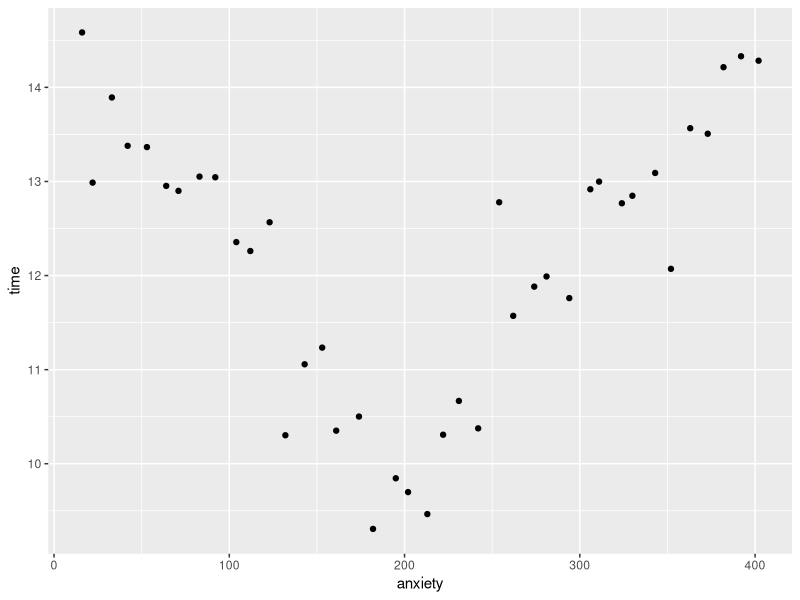
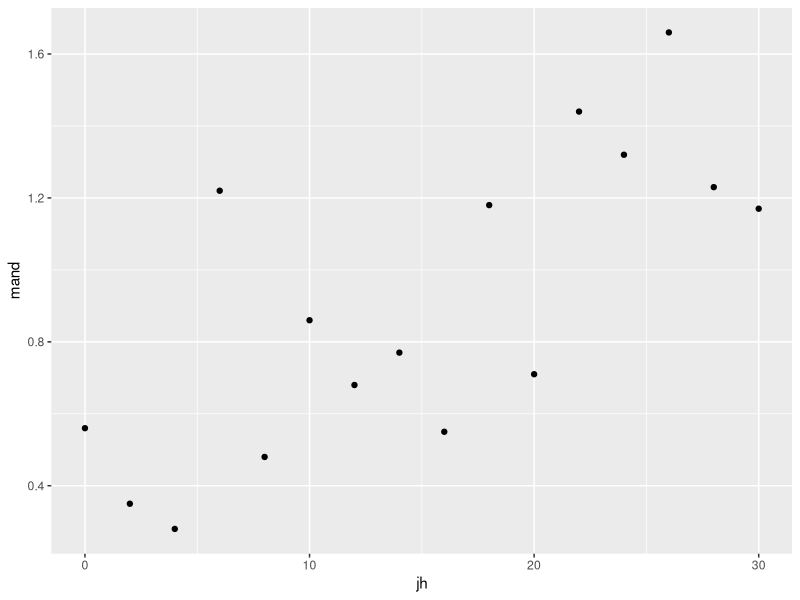
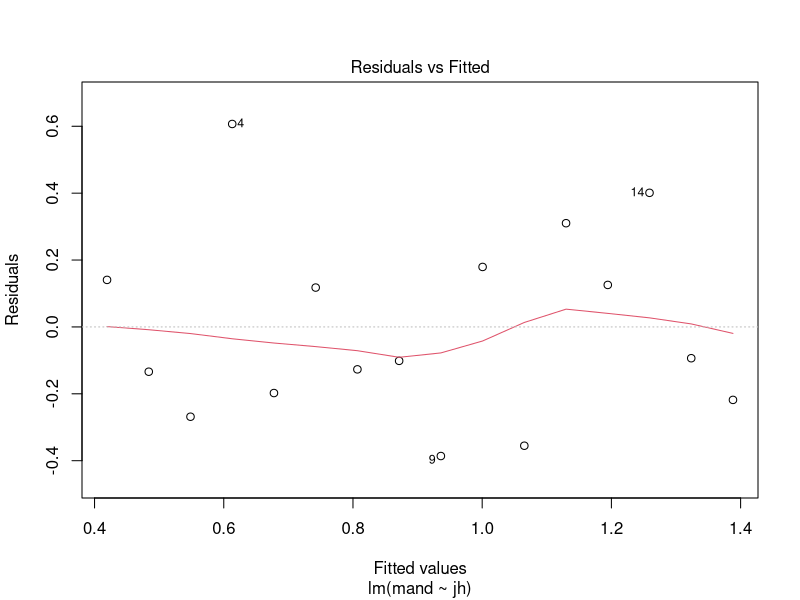
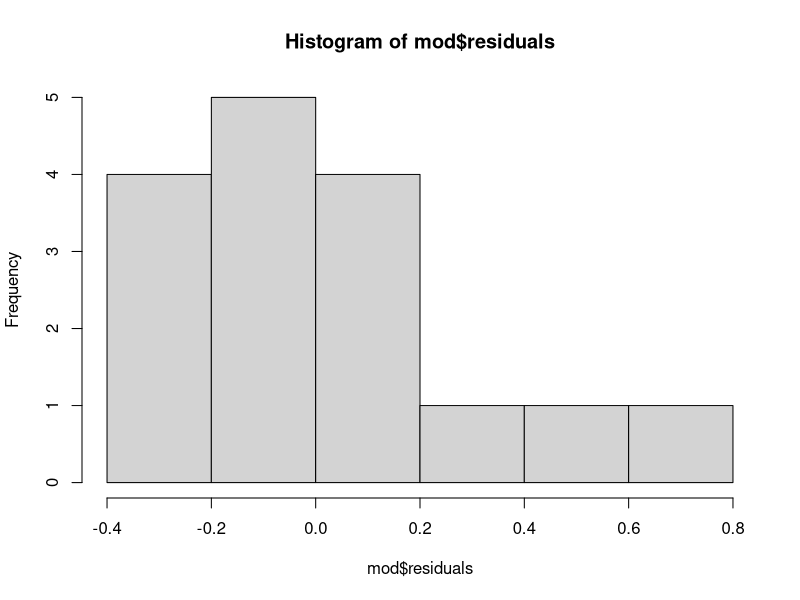
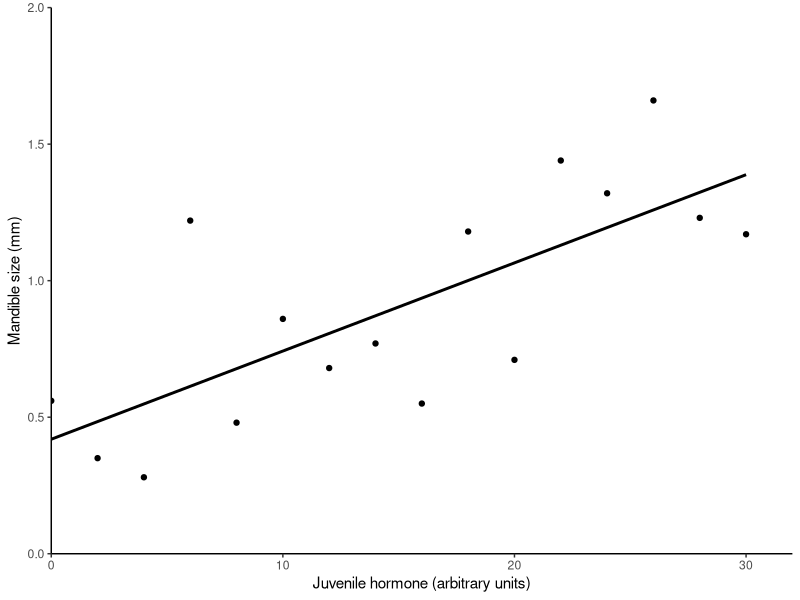

Write R code to recreate these figures, in order.
## ---- chunk 1
#| code-fold: false
library(tidyverse)
## ---- chunk 2
#| output: false

# this example is designed to emphasise the importance of plotting your data first
sprint <- read_table("data-raw/sprint.txt")
# Anxiety is discrete but ranges from 16 to 402 meaning the gap between possible measures is small and 
# the variable could be treated as continuous if needed. Time is a continuous measure that has decimal places and which we would expect to follow a normal distribution 

# explore with a plot
ggplot(sprint, aes(x = anxiety, y = time) ) +
  geom_point()

# A scatterplot of the data clearly reveals that these data are not linear. There is a good relationship between the two variables but since it is not linear, single linear regression is not appropriate.

## ---- chunk 3
#| output: false

# read the data in and check the structure
stag <- read_table("data-raw/stag.txt")
str(stag)

# jh is discrete but ordered and has been chosen by the experimenter - it is the explanatory variable.  
# the response is mandible size which has decimal places and is something we would expect to be 
# normally distributed. So far, common sense suggests the assumptions of regression are met.
## ---- chunk 4
#| output: false

# exploratory plot
ggplot(stag, aes(x = jh, y = mand)) +
  geom_point()
# looks linear-ish on the scatter
# regression still seems appropriate
# we will check the other assumptions after we have run the lm
## ---- chunk 5
#| output: false

# build the statistical model
mod <- lm(data = stag, mand ~ jh)

# examine it
summary(mod)
# mand = 0.032*jh + 0.419
# the slope of the line is significantly different from zero / the jh explains a significant amount of the variation in mand (ANOVA: F = 16.63; d.f. = 1,14; p = 0.00113).
# the intercept is 0.419 and differs significantly from zero 
## ---- chunk 6
#| output: false

# checking the assumption
plot(mod, which = 1) 
# we're looking for the variance in the residuals to be equal along the x axis.
# with a small data set there is some apparent heterogeneity but it doesn't look too.
# 
hist(mod$residuals)
# We have some skew which again might be partly a result of a small sample size.
shapiro.test(mod$residuals) # the also test not sig diff from normal

# On balance the use of regression is probably justifiable but it is borderline
# but ideally the experiment would be better if multiple individuals were measure at
# each of the chosen juvenile hormone levels.
## ---- chunk 7
#| output: false

# a better plot
ggplot(stag, aes(x = jh, y = mand) ) +
  geom_point() +
  geom_smooth(method = lm, se = FALSE, colour = "black") +
  scale_x_continuous(name = "Juvenile hormone (arbitrary units)",
                     expand = c(0, 0),
                     limits = c(0, 32)) +
  scale_y_continuous(name = "Mandible size (mm)",
                     expand = c(0, 0),
                     limits = c(0, 2)) +
  theme_classic()

